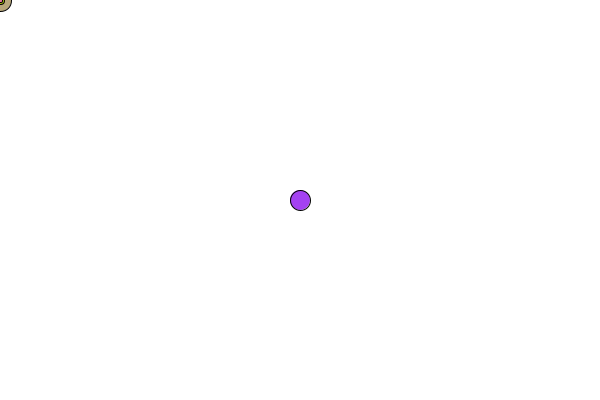
Frame 1 (no input)
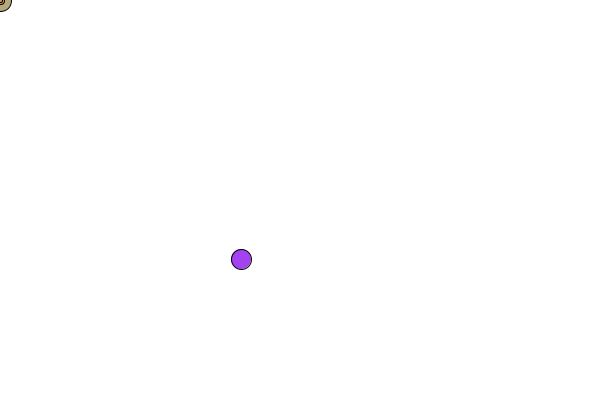
Frame 60 (the mouse pressed at the canvas centre just before this capture)
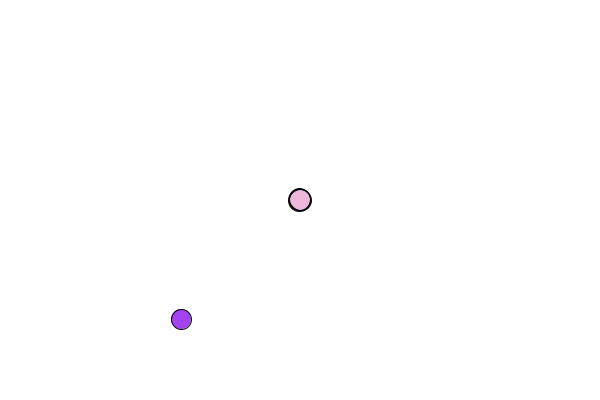
Frame 120 (the mouse held since frame 60 and released just before this capture)

The Processing sketch that drew these frames (run headless with seeded random() and noise(); from frame 60 on, the mouse is pressed at the canvas centre):

// Processing sketch: PracticePong
// ── PracticePong.pde
//Global Variables and Objects
Ball myBall;
Ball[] fireworks = new Ball[25];
//
color pongTableColour = 255; //ERROR: move to Table CLASS, 255 is full BLUE
//
void setup() {
  size(600, 400); //fullScreen(); displayWidth, displayHeight
  /*ScreenSizeChecker() for Lnadscape, Protrait, Square views
   Updated Automatically for screen rotation on Android
   */
  //Population
  myBall = new Ball(); // Both 1/2's of Constructor
  for (int i=0; i < fireworks.length; i++) {
    fireworks[i] = new Ball(0.5);
  }
  
  //
} //End setup
//
void draw() {
  background(pongTableColour); //ERROR: Night Mode is know in CLASS, not DRIVER
  myBall.draw();
  for (int i=0; i < fireworks.length; i++) {
    fireworks[i].draw();
  }
} //End draw
//
void keyPressed() {
} //End keyPressed
//
void mousePressed() {
  for (int i=0; i < fireworks.length; i++) {
    fireworks[i] = new Ball(0.5);
  }
} //End mousePressed
//
//End DRIVER

// ── Ball.pde
/* Known ERRORs
 - Night Mode: Ball Colour is Full BLUE
 */
class Ball
{
  //Global Variables
  float x, y, diameter;
  color colour;
  float xSpeed, ySpeed, xSpeedChange, ySpeedChange;
  float gravity=0.0;
  //static int count = 25; //Static Number for Amount of Ball Instances in a Firework
  //
  //Ball Constructor
  Ball () {
    //Constructor Is ... hard coded, single variable object
    //Local Variables, deleted at end of Constructor
    int startX = width*1/2;
    int startY = height*1/2;
    int referentMeasure = ( width < height ) ? width : height ; //Review Ternary Operator
    //
    //Object Variables
    this.x = startX; //spawn myBall in the middle of the display
    this.y = startY;
    this.diameter = referentMeasure * 1/20;
    this.colour = color ( random(0, 255), random(255), random(255) ) ; //random(), random()-shortcut, casting from float to intin color var
    this.xSpeed = xDirection(); //float, could be any number
    this.ySpeed = yDirection(); //float, could be any number
    //ERROR: random() will choose ZERO, not only -1 & 1
    this.xSpeedChange = 1; //Break bounce physics
    this.ySpeedChange = 1; //Change speeds
  } //End Ball Constructor
  //
  // Mulitple Constructors by identifying different parameters
  Ball (float gravityParameter) {
    //Ball(); //Place Holder
    x = mouseX; //ERROR: trigger when the Ball enters goal area
    y = mouseY; //ERROR: trigger when the Ball enters goal area
    colour = color ( random(0, 255), random(255), random(255) ) ; //random(), random()-shortcut, casting from float to intin color var
    diameter = random(width*1/25);
    xSpeed = random(-5, 5);
    ySpeed = random(-5, 5);
    gravity = gravityParameter;
  } //End Firework Ball
  //
  float xDirection() {
    float xDirection = int (random (-2, 2) ); //float, truncated, must be 2 minimum
    while ( xDirection == 0 ) {
      xDirection = int (random (-2, 2) ); //variable must be populated first
    }
    return xDirection;
  } //End xDirection
  float yDirection() {
    float yDirection = int (random (-2, 2) ); //float, truncated, must be 2 minimum
    while ( yDirection == 0 ) {
      yDirection = int (random (-2, 2) ); //variable must be populated first
    }
    return yDirection;
  } //End yDirection
  void draw() { //ball
    fill(colour);
    ellipse(x, y, diameter, diameter); //Easter Egg: at bounce diameters changes
    fill(0);
    //
    step();
  }//End draw
  void step() {
    bounce();
    ySpeed += gravity;
    x += xSpeed * xSpeedChange;
    y += ySpeed * ySpeedChange;
  } //End step
  void bounce() {
    if ( x < 0+(diameter*1/2) || x > width-(diameter*1/2) ) xSpeed *= -1;
    if ( y < 0+(diameter*1/2) || y > height-(diameter*1/2) ) ySpeed *= -1;
  } //End bounce
  //
} //End Ball
